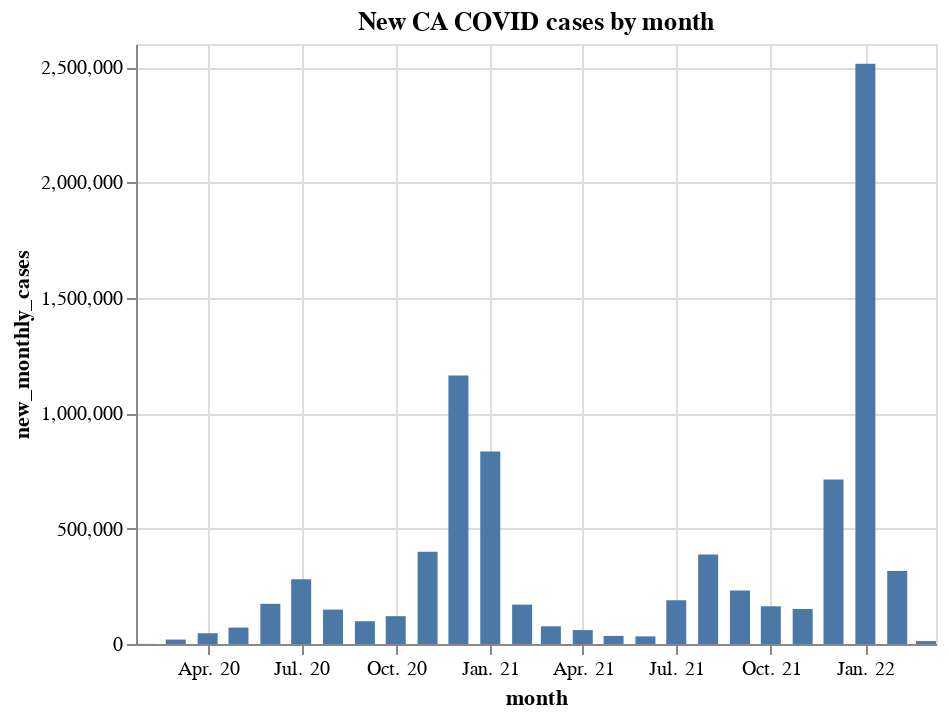

This figure's notebook cell:
### Code cell
alt.Chart(covid_group_months).mark_bar(size=10).encode(
    x=alt.X('month:T', axis=alt.Axis(format="%b. %y")),
    y='new_monthly_cases:Q'
).properties(title='New CA COVID cases by month')

### Figure 1 — Vega-Lite specification as saved in the notebook (floating-point values rounded to 4 significant figures)
{"config": {"view": {"continuousWidth": 400, "continuousHeight": 300}}, "data": {"name": "data-5dfbb1fcb98bdc6ee9c6ba6948888cc9"}, "mark": {"type": "bar", "size": 10}, "encoding": {"x": {"type": "temporal", "axis": {"format": "%b. %y"}, "field": "month"}, "y": {"type": "quantitative", "field": "new_monthly_cases"}}, "title": "New CA COVID cases by month", "$schema": "https://vega.github.io/schema/vega-lite/v4.8.1.json", "datasets": {"data-5dfbb1fcb98bdc6ee9c6ba6948888cc9": [{"month": "2020-02-01", "new_monthly_cases": 466.0, "new_monthly_covid_cases_per_100k": 1.2}, {"month": "2020-03-01", "new_monthly_cases": 19270.0, "new_monthly_covid_cases_per_100k": 50.7}, {"month": "2020-04-01", "new_monthly_cases": 46540.0, "new_monthly_covid_cases_per_100k": 122.5}, {"month": "2020-05-01", "new_monthly_cases": 71250.0, "new_monthly_covid_cases_per_100k": 187.5}, {"month": "2020-06-01", "new_monthly_cases": 174100.0, "new_monthly_covid_cases_per_100k": 458.0}, {"month": "2020-07-01", "new_monthly_cases": 280800.0, "new_monthly_covid_cases_per_100k": 739.0}, {"month": "2020-08-01", "new_monthly_cases": 149100.0, "new_monthly_covid_cases_per_100k": 392.3}, {"month": "2020-09-01", "new_monthly_cases": 98750.0, "new_monthly_covid_cases_per_100k": 259.9}, {"month": "2020-10-01", "new_monthly_cases": 120600.0, "new_monthly_covid_cases_per_100k": 317.4}, {"month": "2020-11-01", "new_monthly_cases": 400000.0, "new_monthly_covid_cases_per_100k": 1053.0}, {"month": "2020-12-01", "new_monthly_cases": 1164000.0, "new_monthly_covid_cases_per_100k": 3062.0}, {"month": "2021-01-01", "new_monthly_cases": 834400.0, "new_monthly_covid_cases_per_100k": 2196.0}, {"month": "2021-02-01", "new_monthly_cases": 170700.0, "new_monthly_covid_cases_per_100k": 449.1}, {"month": "2021-03-01", "new_monthly_cases": 76680.0, "new_monthly_covid_cases_per_100k": 201.8}, {"month": "2021-04-01", "new_monthly_cases": 60310.0, "new_monthly_covid_cases_per_100k": 158.7}, {"month": "2021-05-01", "new_monthly_cases": 34980.0, "new_monthly_covid_cases_per_100k": 92.0}, {"month": "2021-06-01", "new_monthly_cases": 32990.0, "new_monthly_covid_cases_per_100k": 86.8}, {"month": "2021-07-01", "new_monthly_cases": 189600.0, "new_monthly_covid_cases_per_100k": 498.9}, {"month": "2021-08-01", "new_monthly_cases": 387600.0, "new_monthly_covid_cases_per_100k": 1020.0}, {"month": "2021-09-01", "new_monthly_cases": 231500.0, "new_monthly_covid_cases_per_100k": 609.1}, {"month": "2021-10-01", "new_monthly_cases": 163400.0, "new_monthly_covid_cases_per_100k": 430.0}, {"month": "2021-11-01", "new_monthly_cases": 151700.0, "new_monthly_covid_cases_per_100k": 399.3}, {"month": "2021-12-01", "new_monthly_cases": 712500.0, "new_monthly_covid_cases_per_100k": 1875.0}, {"month": "2022-01-01", "new_monthly_cases": 2514000.0, "new_monthly_covid_cases_per_100k": 6616.0}, {"month": "2022-02-01", "new_monthly_cases": 316700.0, "new_monthly_covid_cases_per_100k": 833.4}, {"month": "2022-03-01", "new_monthly_cases": 12610.0, "new_monthly_covid_cases_per_100k": 33.2}]}}
